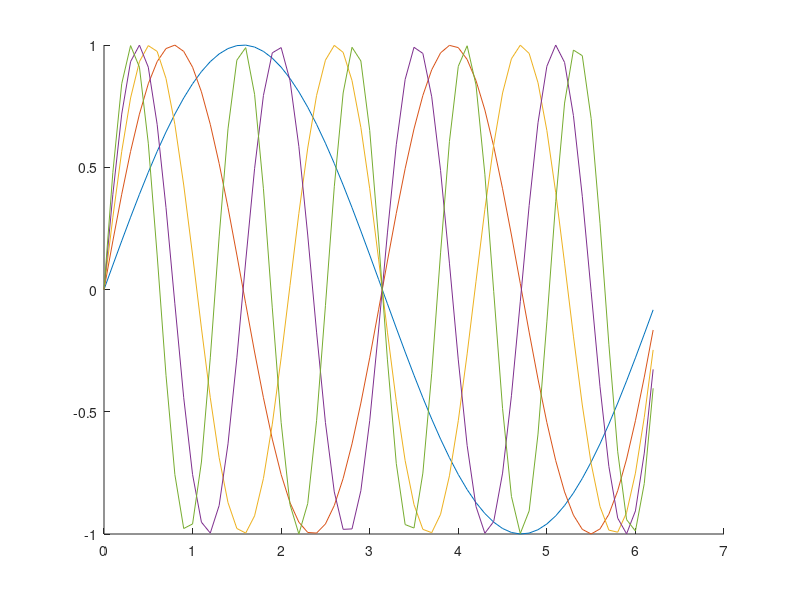

Here is the MATLAB script that generated this plot:
% Greg Vincent
% Basic sin plotting function in order to gain more experience in Matlab.
x = 0: .1: 2 * pi;
for k = 1:5
 
hold on
 
y = sin(k*x);
 
plot(x,y)
 
hold off
end
